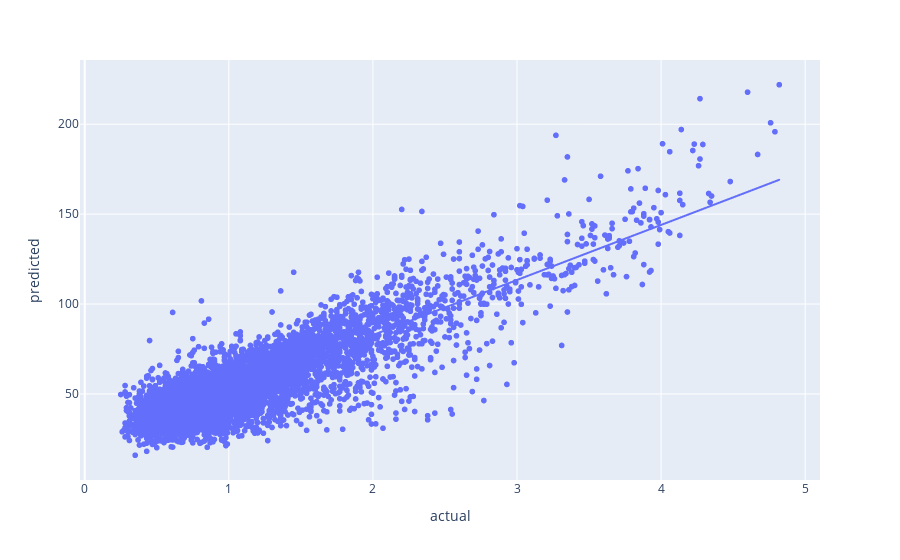

Notebook code cell kept with this figure:
### Code cell
y_preds = linreg.predict(X_test)

px.scatter(x = y_test, y = y_preds, labels = {'x': 'actual', 'y': 'predicted'}, trendline = 'ols')

### Figure 1 — Plotly figure (JSON) as saved in the notebook; plotly's stock layout.template omitted (floating-point values rounded to 4 significant figures; data arrays with more than 128 entries replaced by an {"elided": "..."} marker saying what was removed)
{"data": [{"hovertemplate": "actual=%{x}<br>predicted=%{y}<extra></extra>", "legendgroup": "", "marker": {"color": "#636efa", "symbol": "circle"}, "mode": "markers", "name": "", "showlegend": false, "type": "scattergl", "x": {"elided": "6144 float values"}, "xaxis": "x", "y": {"elided": "6144 float values"}, "yaxis": "y"}, {"hovertemplate": "<b>OLS trendline</b><br>y = 30.6171 * x + 21.5166<br>R<sup>2</sup>=0.747314<br><br>actual=%{x}<br>predicted=%{y} <b>(trend)</b><extra></extra>", "legendgroup": "", "marker": {"color": "#636efa", "symbol": "circle"}, "mode": "lines", "name": "", "showlegend": false, "type": "scattergl", "x": {"elided": "6144 float values"}, "xaxis": "x", "y": {"elided": "6144 float values"}, "yaxis": "y"}], "layout": {"legend": {"tracegroupgap": 0}, "margin": {"t": 60}, "xaxis": {"anchor": "y", "domain": [0, 1], "title": {"text": "actual"}}, "yaxis": {"anchor": "x", "domain": [0, 1], "title": {"text": "predicted"}}}}
